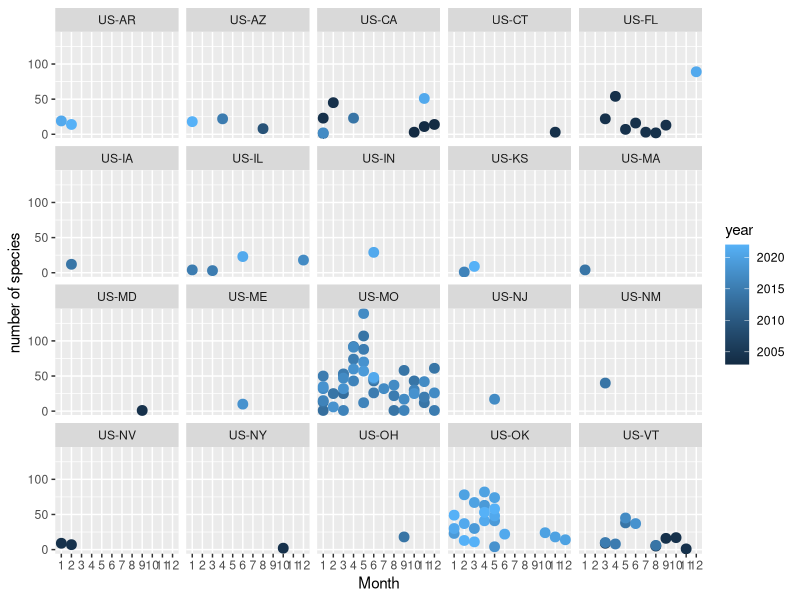

Here is the R script that generated this plot: (Note: this script raises an error after producing the figure.)
#Assignment 6 script

library(dbplyr)
library(tidyverse)

#Part 1

Toomey_ebird<-read.csv("assignments/assn_6/MBT_ebird.csv")
View(Toomey_ebird)

options(dplyr.summarise.inform = FALSE)
year_count<-Toomey_ebird %>% #reference which file to count data in
  group_by(month, year, location ) %>% #group data by year
  summarise(num_of_speciesy=n())

year_count<-Toomey_ebird %>% #reference which file to count data in
  group_by(month, year, location ) %>% #group data by year
  count(common_name)

year_count2<-year_count %>% #reference which file to count data in
  group_by(month, year, location ) %>% #group data by year
  summarise(num_of_species=n())

head(year_count2)

p1 <-ggplot(data= year_count2)+
  aes(as.factor(month), num_of_species, color = year) +
  geom_point(size =3)+
  facet_wrap(~location)+
  xlab("Month")+
  ylab("number of species")
p1


#Part 2

f3

p2 <-ggplot(data= f3,aes(treatment,mass) )+
  geom_jitter(size =3, aes(treatment, mass, color=gender))+
  xlab("Treatment")+
  ylab("Mass")+
  stat_summary(fun = mean, 
               geom = "crossbar", 
               width = 0.5, 
               color = "red") +
  stat_summary(geom = "errorbar", 
               width = 0.3)
  
p2  


#Part 3

p3 <-ggplot(data= f3,aes(age,mass) )+
  geom_point(size =3, aes(age, mass, color=treatment))+
  xlab("Age")+
  ylab("Mass")+
  geom_smooth(size = 2, method = lm,
            aes(color = treatment,  group = treatment), se=FALSE)

p3


#Part 4
library(patchwork)
p2+p3+
  plot_annotation(tag_levels ='a')+
  plot_annotation('Changes in treatment effects for age and sex')
